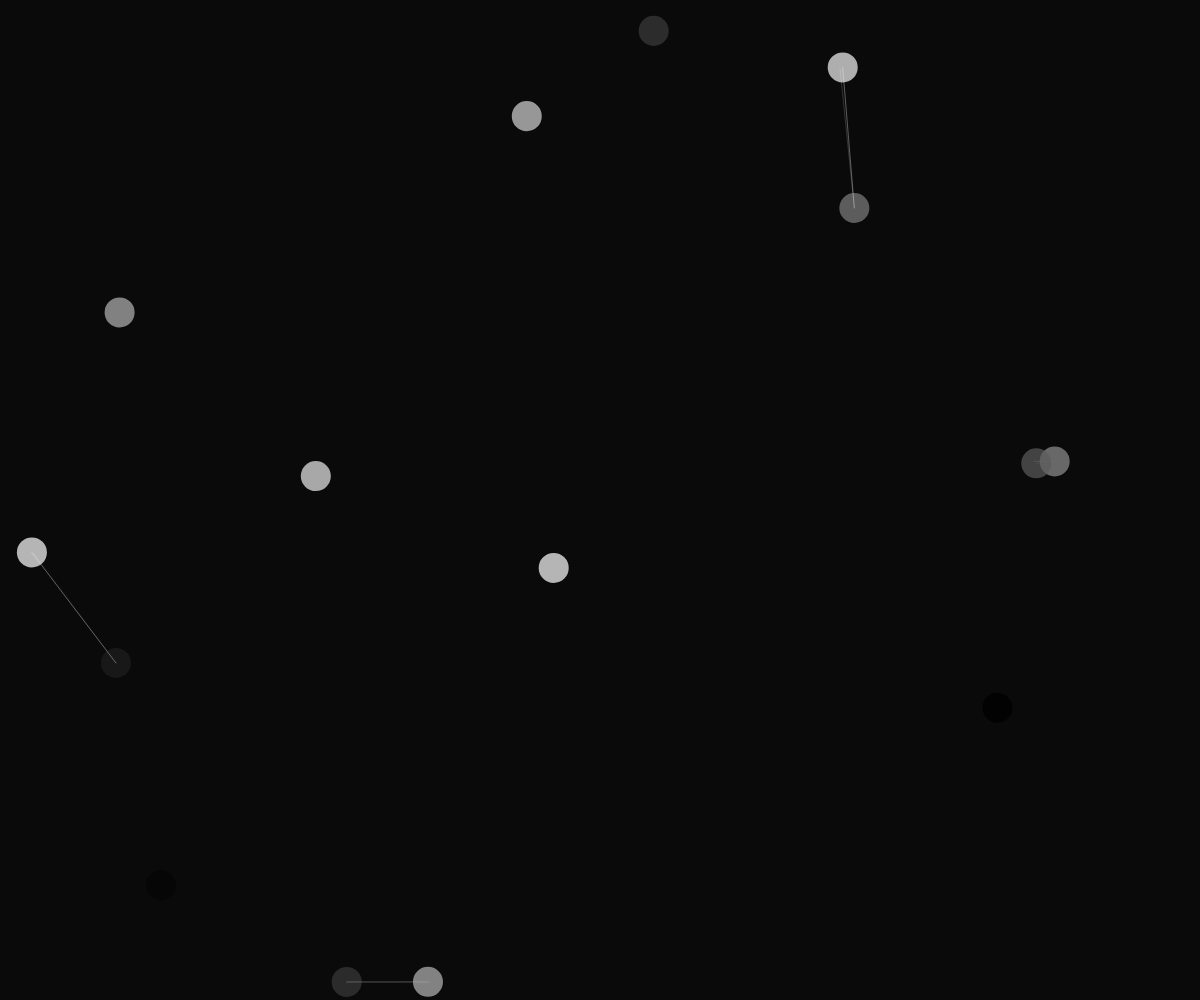
Frame 1 (no input)
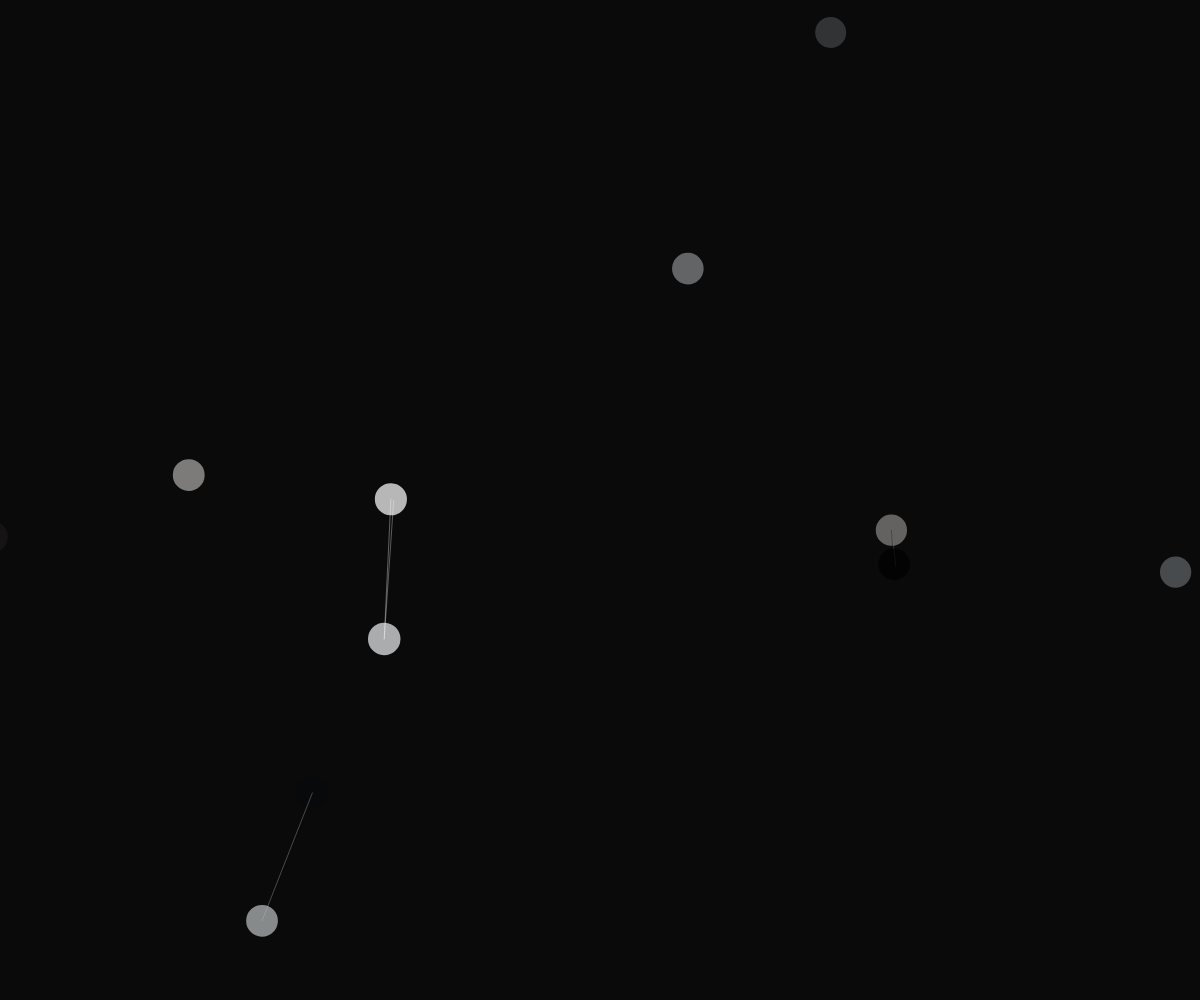
Frame 60 (no input)
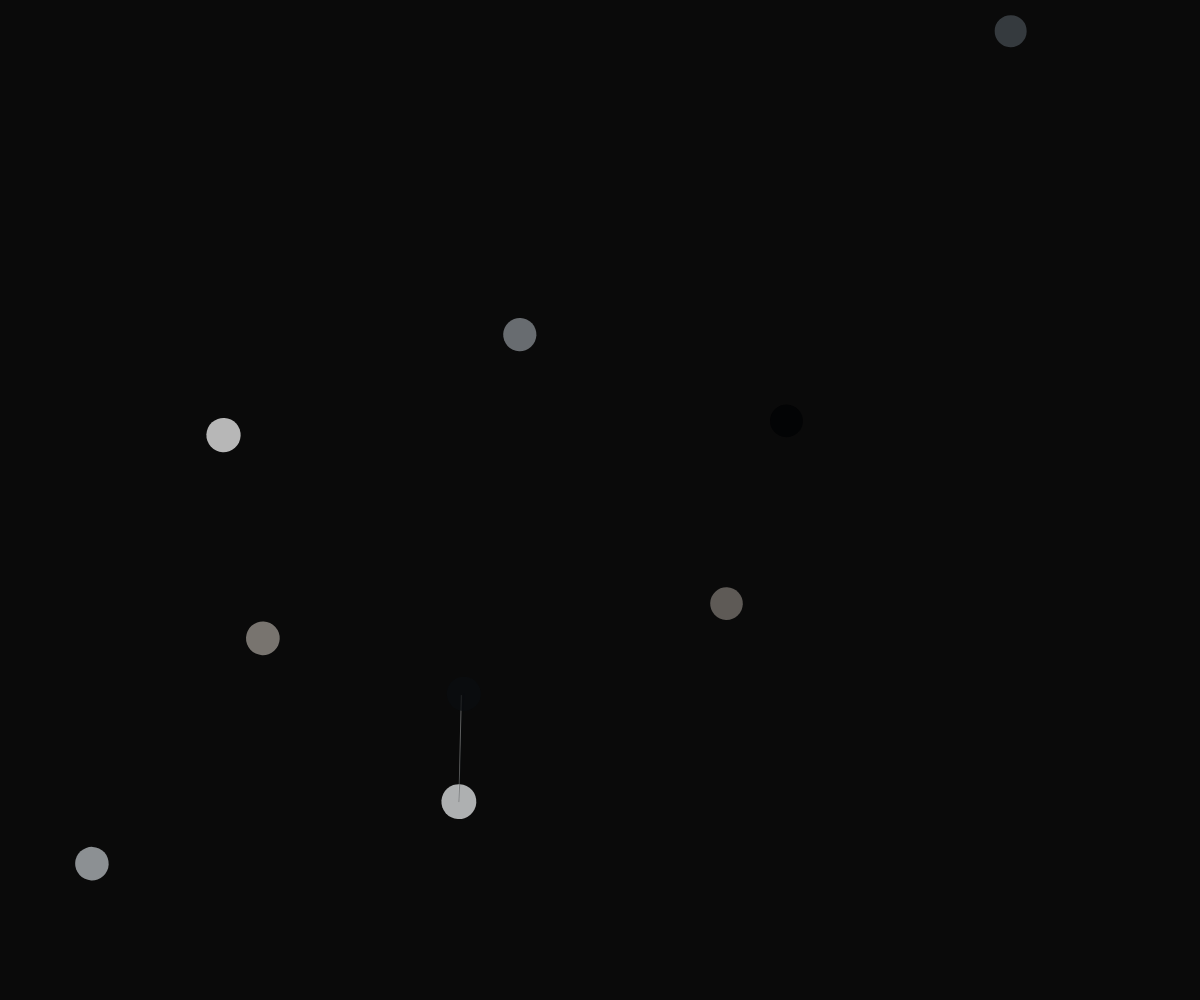
Frame 120 (the mouse pressed at the canvas centre since frame 60)

The p5.js sketch that drew these frames (run headless with seeded random() and noise() and a simulated clock; from frame 60 on, the mouse is pressed at the canvas centre):

// p5.js sketch
// ── sketch.js
let structures = [];
let time = 0;

function setup() {
  createCanvas(windowWidth, windowHeight);
  // Initialize a few fluid geometric structures
  for (let i = 0; i < 15; i++) {
    structures.push({
      pos: createVector(random(width), random(height)),
      size: random(30, 100),
      speed: random(0.01, 0.03),
      angle: random(TWO_PI),
      color: color(random(255), random(255), random(255), 180),
      connections: []
    });
  }
}

function draw() {
  background(10);
  time += 0.02;

  // Update and display structures
  for (let i = 0; i < structures.length; i++) {
    let s = structures[i];
    
    // Oscillating movement with wave patterns
    s.pos.x += sin(time * s.speed + s.angle) * 3;
    s.pos.y += cos(time * s.speed * 1.3 + s.angle) * 3;
    
    // Morph size based on time
    s.size = 30 + sin(time * s.speed * 2) * 40;
    
    // Color shift using sine waves across RGB
    let r = (sin(time * 0.05 + i) + 1) * 127.5;
    let g = (sin(time * 0.07 + i) + 1) * 127.5;
    let b = (sin(time * 0.09 + i) + 1) * 127.5;
    s.color = color(r, g, b, 180);
    
    // Draw the structure
    push();
    translate(s.pos.x, s.pos.y);
    rotate(time * s.speed);
    fill(s.color);
    noStroke();
    
    // Alternate between shapes
    if (frameCount % 20 < 10) {
      ellipse(0, 0, s.size);
    } else {
      rectMode(CENTER);
      rect(0, 0, s.size, s.size);
    }
    pop();

    // Connect to nearby structures
    for (let j = 0; j < structures.length; j++) {
      if (i !== j) {
        let d = dist(s.pos.x, s.pos.y, structures[j].pos.x, structures[j].pos.y);
        if (d < 150) {
          stroke(s.color);
          strokeWeight(0.5);
          line(s.pos.x, s.pos.y, structures[j].pos.x, structures[j].pos.y);
        }
      }
    }
  }
}

function windowResized() {
  resizeCanvas(windowWidth, windowHeight);
}
